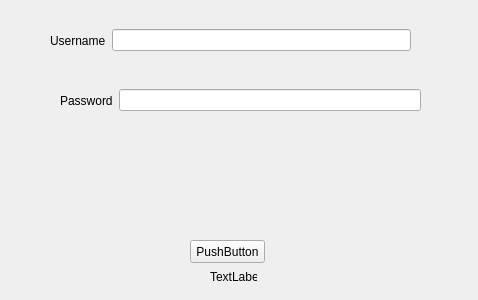
<?xml version="1.0" encoding="UTF-8"?>
<ui version="4.0">
 <class>Form</class>
 <widget class="QWidget" name="Form">
  <property name="enabled">
   <bool>true</bool>
  </property>
  <property name="geometry">
   <rect>
    <x>0</x>
    <y>0</y>
    <width>478</width>
    <height>300</height>
   </rect>
  </property>
  <property name="windowTitle">
   <string>Form</string>
  </property>
  <widget class="QWidget" name="horizontalLayoutWidget">
   <property name="geometry">
    <rect>
     <x>50</x>
     <y>10</y>
     <width>361</width>
     <height>61</height>
    </rect>
   </property>
   <layout class="QHBoxLayout" name="horizontalLayout_2">
    <item>
     <widget class="QLabel" name="label">
      <property name="text">
       <string>Username</string>
      </property>
     </widget>
    </item>
    <item>
     <widget class="QLineEdit" name="lineEdit"/>
    </item>
   </layout>
  </widget>
  <widget class="QWidget" name="horizontalLayoutWidget_2">
   <property name="geometry">
    <rect>
     <x>60</x>
     <y>80</y>
     <width>361</width>
     <height>41</height>
    </rect>
   </property>
   <layout class="QHBoxLayout" name="horizontalLayout_3">
    <item>
     <widget class="QLabel" name="label_2">
      <property name="text">
       <string>Password</string>
      </property>
     </widget>
    </item>
    <item>
     <widget class="QLineEdit" name="lineEdit_2"/>
    </item>
   </layout>
  </widget>
  <widget class="QPushButton" name="pushButton">
   <property name="geometry">
    <rect>
     <x>190</x>
     <y>240</y>
     <width>75</width>
     <height>23</height>
    </rect>
   </property>
   <property name="text">
    <string>PushButton</string>
   </property>
  </widget>
  <widget class="QLabel" name="label_res">
   <property name="geometry">
    <rect>
     <x>210</x>
     <y>270</y>
     <width>47</width>
     <height>13</height>
    </rect>
   </property>
   <property name="text">
    <string>TextLabel</string>
   </property>
  </widget>
 </widget>
 <resources/>
 <connections/>
</ui>
